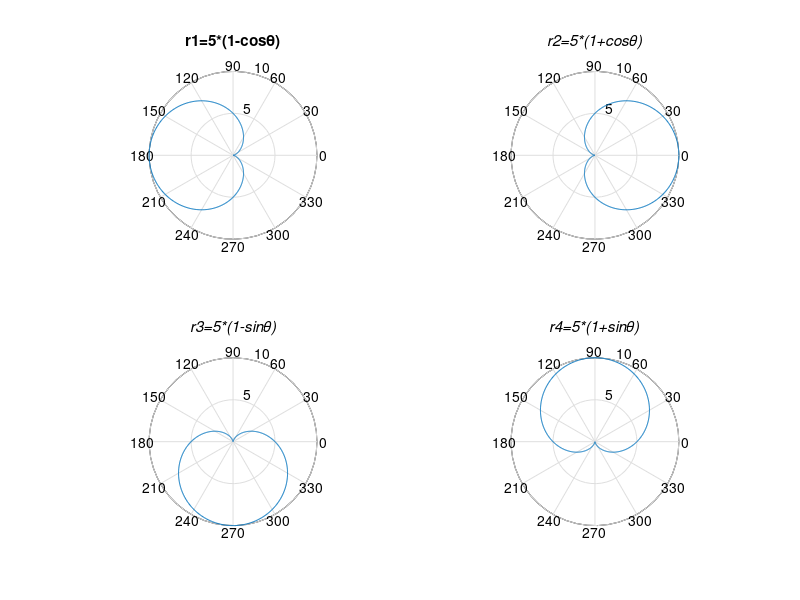

Reproduce this figure in MATLAB.
a=input('please input a: ');
theta=0:0.01:2*pi;
r1=a*(1-cos(theta));
r2=a*(1+cos(theta));
r3=a*(1-sin(theta));
r4=a*(1+sin(theta));
figure;
subplot(2,2,1);
polar(theta,r1);
title(['\bfr1=' int2str(a) '*(1-cos\theta)']);
subplot(2,2,2);
polar(theta,r2);
title(['\itr2=' int2str(a) '*(1+cos\theta)']);
subplot(2,2,3);
polar(theta,r3);
title(['\bf\itr3=' int2str(a) '*(1-sin\theta)']);
subplot(2,2,4);
polar(theta,r4);
title(['\bf\itr4=' int2str(a) '*(1+sin\theta)']);
